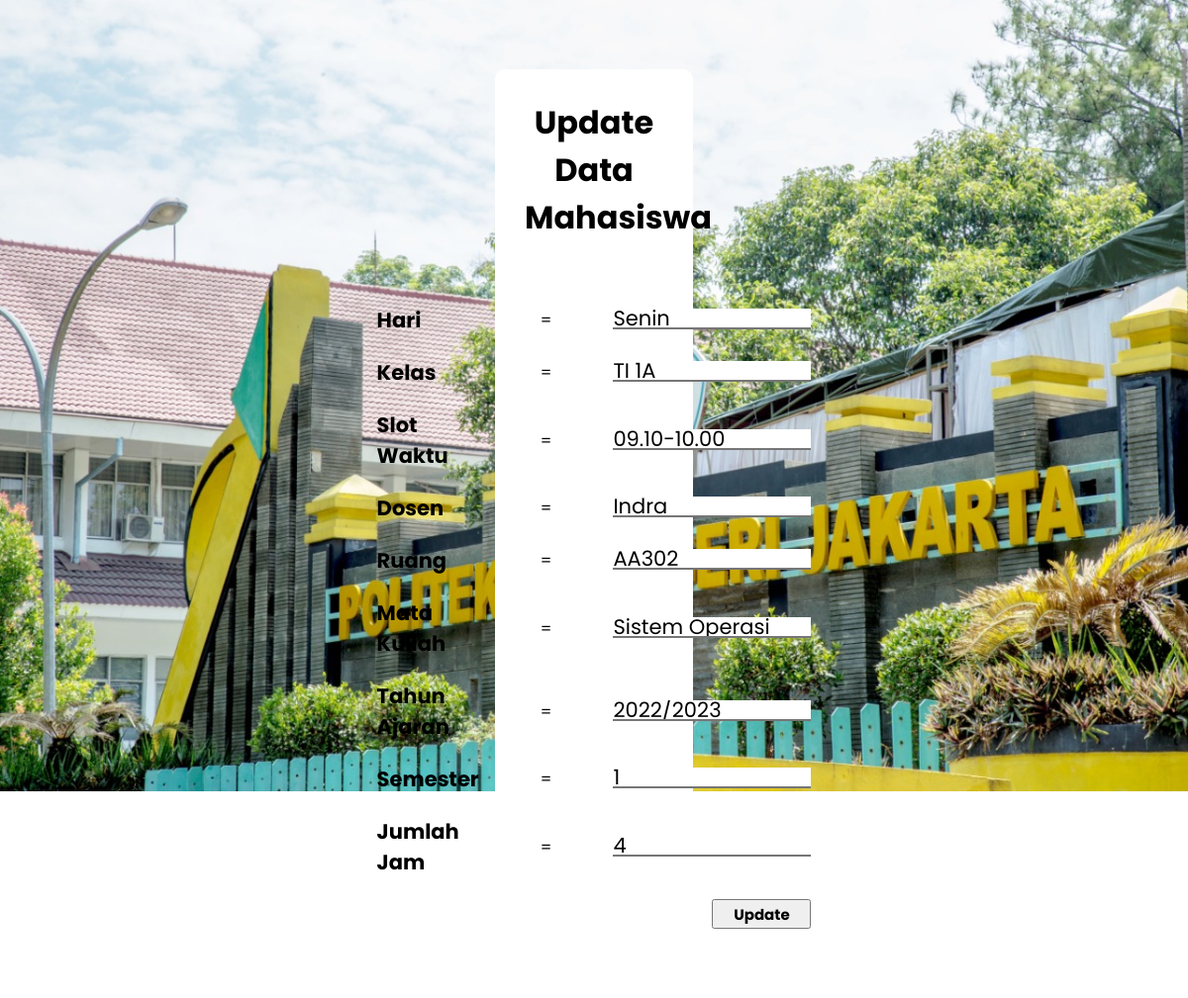
The page /edit.php?id=3 on the database its author committed.
### tables this page shows
CREATE TABLE `jadwal` (
  `id` int(11) NOT NULL,
  `hari` varchar(50) DEFAULT NULL,
  `slot_waktu` varchar(50) DEFAULT NULL,
  `kelas` varchar(100) DEFAULT NULL,
  `dosen` varchar(50) DEFAULT NULL,
  `ruang` varchar(50) DEFAULT NULL,
  `mata_kuliah` varchar(50) DEFAULT NULL,
  `tahun_ajaran` varchar(50) DEFAULT NULL,
  `semester` varchar(50) DEFAULT NULL,
  `jumlah_jam` int(11) DEFAULT NULL
);

### function/crud.php (called while the page is built, shortened)
<?php
include 'config/koneksi.php';
function query($query){
    global $conn;
    $result = mysqli_query($conn, $query);
    $rows = [];
    while( $row = mysqli_fetch_assoc($result) ){
        $rows[] = $row;
    }
    return $rows;
}
?>

### edit.php (the view, shortened to what this page needs)
<?php
include 'config/koneksi.php';
include 'function/crud.php';
$id = $_GET["id"];
$jadwal = query("SELECT * FROM jadwal WHERE id = $id")[0];
?>
<!DOCTYPE html>
<html lang="en">
    <head>
        <link rel="stylesheet" href="css/stylecrud.css">
    </head>
    <body>
    <div class="container">
        <h1>Update Data Mahasiswa</h1>
        <form action="" method="post">
    <table>
        <tr>
            <td><input type="hidden" name="id" value="<?= $jadwal["id"]; ?>"></td>
        </tr>
        <tr>
            <td><label for="hari">Hari</label></td>
            <td>=</td>
            <td><input type="text" name="hari" value="<?= $jadwal["hari"]; ?>"></td>
        </tr>
        <tr>
            <td><label for="kelas">Kelas</label></td>
            <td>=</td>
            <td><input type="text" name="kelas" value="<?= $jadwal["kelas"]; ?>"></td>
        </tr>
        <tr>
            <td><label for="slot_waktu">Slot Waktu</label></td>
            <td>=</td>
            <td><input type="text" name="slot_waktu" value="<?= $jadwal["slot_waktu"]; ?>"></td>
        </tr>
        <tr>
            <td><label for="dosen">Dosen</label></td>
            <td>=</td>
            <td><input type="text" name="dosen" value="<?= $jadwal["dosen"]; ?>"></td>
        </tr>
        <tr>
            <td><label for="ruang">Ruang</label></td>
            <td>=</td>
            <td><input type="text" name="ruang" value="<?= $jadwal["ruang"]; ?>"></td>
        </tr>
        <tr>
            <td><label for="mata_kuliah">Mata Kuliah</label></td>
            <td>=</td>
            <td><input type="text" name="mata_kuliah" value="<?= $jadwal["mata_kuliah"]; ?>"></td>
        </tr>
        <tr>
            <td><label for="tahun_ajaran">Tahun Ajaran</label></td>
            <td>=</td>
            <td><input type="text" name="tahun_ajaran" value="<?= $jadwal["tahun_ajaran"]; ?>"></td>
        </tr>
        <tr>
            <td><label for="semester">Semester</label></td>
            <td>=</td>
            <td><input type="text" name="semester" value="<?= $jadwal["semester"]; ?>"></td>
        </tr>
        <tr>
            <td><label for="jumlah_jam">Jumlah Jam</label></td>
            <td>=</td>
            <td><input type="text" name="jumlah_jam" value="<?= $jadwal["jumlah_jam"]; ?>"></td>
        </tr>
        <td></td>
        <td></td>
        <td><button type="submit" name="submit">Update</button></td>
    </table>
</form>
</div>
</body>
</html>

### css/stylecrud.css (style rules this page uses)
* { margin: 0; padding: 0; box-sizing: border-box; font-family: "Poppins", sans-serif; }
body { padding: 0; margin: 0; background-image: url("../images/foto.jpg"); background-repeat: no-repeat; background-attachment: fixed; background-size: 100%; }
.container { margin: 70px 500px; padding: 30px; background-color: #ffffff; border-radius: 10px; }
.container h1 { text-align: center; margin-bottom: 30px; }
.container table td { padding: 10px 30px; }
.container table { display: flex; justify-content: center; }
.container label { font-weight: bold; font-size: 21px; }
.container input { height: 21px; width: 200px; border-top-style: hidden; border-left-style: hidden; border-right-style: hidden; font-size: 21px; }
.container button { float: right; width: 100px; height: 30px; font-size: 15px; font-weight: bold; }

### rows shown on the page
jadwal: hari "Senin", kelas "TI 1A", slot_waktu "09.10-10.00", dosen "Indra", ruang "AA302", mata_kuliah "Sistem Operasi", tahun_ajaran "2022/2023", semester "1", jumlah_jam "4"
